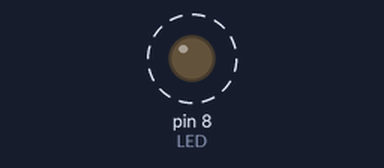
Recording of a program running on a simulated Raspberry Pi (header pin numbers). On the bench: output pins drawn as LEDs (lit = HIGH). Dashed ring = blinking. At 10.0 s the program stops and its outputs stay as they are.

Above: at 0.5 s.
Timing chart, 0 to 4.6 s (numbered marks = the images above):
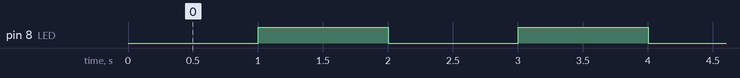

Measured:
- by itself, pin 8 (LED): alternates HIGH for 1.0 s and LOW for 1.0 s

The program:

09_cron.py
```python
# encoding: utf-8

from time import sleep
import RPi.GPIO as GPIO


LED = 8
GPIO.setmode(GPIO.BOARD)
GPIO.setup(LED, GPIO.OUT, initial=GPIO.LOW)

try:
    num = 0
    while True: # LED blinks 5 times
        sleep(1)
        GPIO.output(LED, GPIO.HIGH)
        sleep(1)
        GPIO.output(LED, GPIO.LOW)
        num = num + 1
        if num == 5:
            GPIO.cleanup()
            break
except KeyboardInterrupt:
    GPIO.cleanup()


## Check Cron
# $ crontab -l

## Edit Cron
# $ crontab -e
## Code for executing every 1 minute
# * * * * * sudo python /home/pi/Documents/raspberrypi_flask/09_cron.py

# """한글이 포함되어 있을 경우"""에는 파일 최상단에 """ # encoding: utf-8 """"이 필요
# 또는
# * * * * * sudo python3 /home/pi/Documents/raspberrypi_flask/09_cron.py

## Examples for periodical execution
# *       *  *  *  * : every minute
# 15,45   *  *  *  * : every 15 and 45 minute
# */10    *  *  *  * : with 10 minutes' intervals
# 0       2  *  *  * : at 2 am every day
# 30    */6  *  *  * : every 30 minute with six hours' intervals(00:30, 06:30, 12:30, 18:30)
# 30 1-23/6  *  *  * : every 30 minute with six hours' intervals from 1 am to 23 pm(01:30, 07:30, 13:30, 19:30)
```
